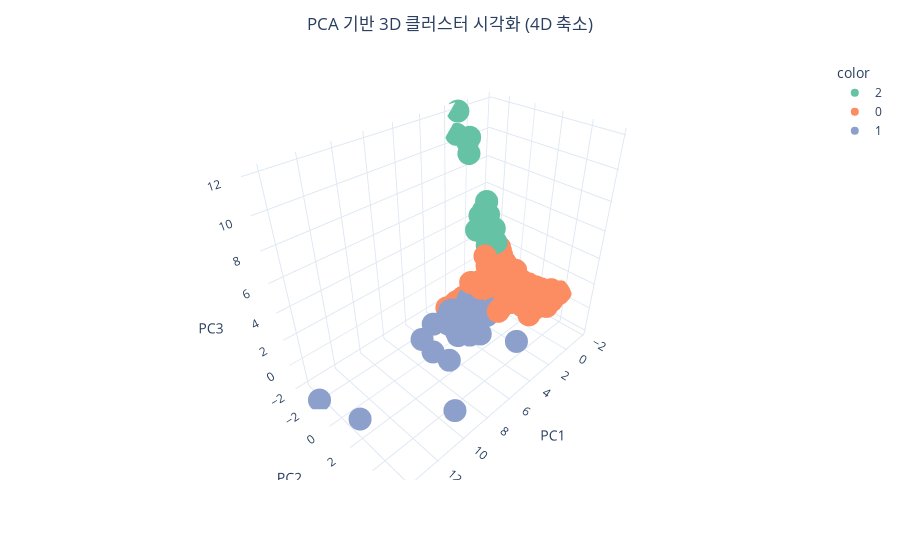

The code cell stored with this chart in its notebook:
### Code cell
import pandas as pd
import numpy as np
from sklearn.preprocessing import StandardScaler
from sklearn.cluster import KMeans
from sklearn.metrics import silhouette_score
from sklearn.decomposition import PCA
from sklearn.manifold import TSNE
import plotly.express as px

optimal_k = 3
print(f"Best K: {optimal_k}, Silhouette Score: {max(silhouette_scores):.3f}")

# --- 4. 최적 K로 클러스터링 ---
kmeans = KMeans(n_clusters=optimal_k, random_state=42)
cluster_labels = kmeans.fit_predict(X_scaled)

from sklearn.decomposition import PCA

pca_3d = PCA(n_components=3)
X_pca3d = pca_3d.fit_transform(X_scaled)

pca_df3d = pd.DataFrame(X_pca3d, columns=['PC1', 'PC2', 'PC3'])
pca_df3d['클러스터'] = cluster_labels

fig_pca3d = px.scatter_3d(
    pca_df3d,
    x='PC1',
    y='PC2',
    z='PC3',
    color=pca_df3d['클러스터'].astype(str),
    color_discrete_sequence=px.colors.qualitative.Set2
)
fig_pca3d.update_layout(template='plotly_white',
                        title=dict(text='PCA 기반 3D 클러스터 시각화 (4D 축소)',
                                   x=0.5)
)
fig_pca3d.show()

### Figure 1 — Plotly figure (JSON) as saved in the notebook; plotly's stock layout.template omitted (floating-point values rounded to 4 significant figures; data arrays with more than 128 entries replaced by an {"elided": "..."} marker saying what was removed)
{"data": [{"hovertemplate": "color=2<br>PC1=%{x}<br>PC2=%{y}<br>PC3=%{z}<extra></extra>", "legendgroup": "2", "marker": {"color": "rgb(102,194,165)", "symbol": "circle"}, "mode": "markers", "name": "2", "scene": "scene", "showlegend": true, "type": "scatter3d", "x": [0.5365, 1.375, 0.2134, 0.07599, 1.184, 0.6781, 0.5359, 0.8408, 0.2811, 0.0264, 0.1017, 0.2106, 0.1582, 0.3514, -0.2097, 0.003267, -0.2814, -0.04757, 0.2049, 1.038], "y": [-1.719, -3.16, -0.7791, -0.8938, -3.247, -2.73, -2.835, -2.728, -1.267, -1.631, -1.483, -1.275, -1.15, -1.614, -1.319, -0.647, -1.1, -1.478, -1.238, -1.537], "z": [5.091, 10.56, 3.146, 3.352, 11.93, 9.237, 10.23, 10.06, 4.266, 6.004, 4.206, 3.363, 3.831, 5.422, 3.334, 3.231, 4.017, 5.05, 2.798, 4.257]}, {"hovertemplate": "color=0<br>PC1=%{x}<br>PC2=%{y}<br>PC3=%{z}<extra></extra>", "legendgroup": "0", "marker": {"color": "rgb(252,141,98)", "symbol": "circle"}, "mode": "markers", "name": "0", "scene": "scene", "showlegend": true, "type": "scatter3d", "x": {"elided": "1410 float values"}, "y": {"elided": "1410 float values"}, "z": {"elided": "1410 float values"}}, {"hovertemplate": "color=1<br>PC1=%{x}<br>PC2=%{y}<br>PC3=%{z}<extra></extra>", "legendgroup": "1", "marker": {"color": "rgb(141,160,203)", "symbol": "circle"}, "mode": "markers", "name": "1", "scene": "scene", "showlegend": true, "type": "scatter3d", "x": [4.262, 1.875, 10.52, 4.717, 4.053, 4.884, 2.818, 3.222, 4.082, 2.32, 6.552, 4.35, 4.818, 3.385, 6.894, 2.719, 3.871, 2.833, 7.617, 2.931, 13.96, 4.813, 4.217, 3.526, 5.551, 4.582, 3.987, 3.512, 14.35, 4.19, 5.024, 2.767, 7.582, 5.204, 3.987, 2.976, 2.787, 5.534], "y": [0.2296, -1.162, 5.786, 0.4027, 0.3768, -0.2424, -0.5031, -0.6127, -0.1771, 1.367, -0.06848, -0.3736, -0.1028, -1.535, -0.8253, 1.043, 0.6455, 1.255, 2.451, 0.5764, 1.953, 2.421, 1.005, -1.106, 1.015, -0.8521, 1.121, -1.615, -1.709, 4.807, -0.2809, -0.4022, 0.9752, 1.885, 0.7347, 0.4541, -0.2981, 1.165], "z": [-0.608, -1.054, 0.3027, -0.5396, -0.3133, -0.04053, -0.02857, -0.9007, -0.082, -0.1569, 0.222, -0.745, -0.7433, -1.327, -1.372, -0.4601, -0.6725, -0.4851, -0.4447, -0.6546, -0.7363, -0.1381, -0.1156, -1.275, -0.3548, -0.9439, -0.4825, -1.372, -1.916, 0.3967, -0.8363, -0.2807, -0.7954, -0.327, -0.4435, -0.2859, -0.5008, -0.6209]}], "layout": {"legend": {"title": {"text": "color"}, "tracegroupgap": 0}, "margin": {"t": 60}, "scene": {"domain": {"x": [0, 1], "y": [0, 1]}, "xaxis": {"title": {"text": "PC1"}}, "yaxis": {"title": {"text": "PC2"}}, "zaxis": {"title": {"text": "PC3"}}}, "title": {"text": "PCA 기반 3D 클러스터 시각화 (4D 축소)", "x": 0.5}}}
